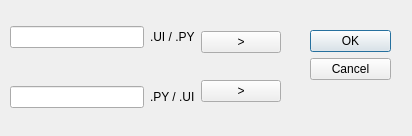
<?xml version="1.0" encoding="UTF-8"?>
<ui version="4.0">
 <class>Dialog</class>
 <widget class="QDialog" name="Dialog">
  <property name="geometry">
   <rect>
    <x>0</x>
    <y>0</y>
    <width>412</width>
    <height>136</height>
   </rect>
  </property>
  <property name="minimumSize">
   <size>
    <width>412</width>
    <height>136</height>
   </size>
  </property>
  <property name="maximumSize">
   <size>
    <width>412</width>
    <height>136</height>
   </size>
  </property>
  <property name="windowTitle">
   <string>Dialog</string>
  </property>
  <widget class="QDialogButtonBox" name="buttonBox">
   <property name="geometry">
    <rect>
     <x>310</x>
     <y>30</y>
     <width>81</width>
     <height>241</height>
    </rect>
   </property>
   <property name="orientation">
    <enum>Qt::Vertical</enum>
   </property>
   <property name="standardButtons">
    <set>QDialogButtonBox::Cancel|QDialogButtonBox::Ok</set>
   </property>
  </widget>
  <widget class="QWidget" name="horizontalLayoutWidget_3">
   <property name="geometry">
    <rect>
     <x>10</x>
     <y>10</y>
     <width>271</width>
     <height>114</height>
    </rect>
   </property>
   <layout class="QHBoxLayout" name="daddy">
    <item>
     <layout class="QVBoxLayout" name="child001">
      <item>
       <layout class="QHBoxLayout" name="horizontalLayout">
        <item>
         <widget class="QLineEdit" name="lineEdit_2"/>
        </item>
        <item>
         <widget class="QLabel" name="label_2">
          <property name="text">
           <string>.UI / .PY</string>
          </property>
         </widget>
        </item>
       </layout>
      </item>
      <item>
       <layout class="QHBoxLayout" name="horizontalLayout_2">
        <item>
         <widget class="QLineEdit" name="lineEdit_3"/>
        </item>
        <item>
         <widget class="QLabel" name="label_3">
          <property name="text">
           <string>.PY / .UI</string>
          </property>
         </widget>
        </item>
       </layout>
      </item>
     </layout>
    </item>
    <item>
     <layout class="QVBoxLayout" name="verticalLayout_2">
      <item>
       <widget class="QPushButton" name="pushButton">
        <property name="text">
         <string>&gt;</string>
        </property>
       </widget>
      </item>
      <item>
       <widget class="QPushButton" name="pushButton_2">
        <property name="text">
         <string>&gt;</string>
        </property>
       </widget>
      </item>
     </layout>
    </item>
   </layout>
  </widget>
 </widget>
 <resources/>
 <connections>
  <connection>
   <sender>buttonBox</sender>
   <signal>accepted()</signal>
   <receiver>Dialog</receiver>
   <slot>accept()</slot>
   <hints>
    <hint type="sourcelabel">
     <x>248</x>
     <y>254</y>
    </hint>
    <hint type="destinationlabel">
     <x>157</x>
     <y>274</y>
    </hint>
   </hints>
  </connection>
  <connection>
   <sender>buttonBox</sender>
   <signal>rejected()</signal>
   <receiver>Dialog</receiver>
   <slot>reject()</slot>
   <hints>
    <hint type="sourcelabel">
     <x>316</x>
     <y>260</y>
    </hint>
    <hint type="destinationlabel">
     <x>286</x>
     <y>274</y>
    </hint>
   </hints>
  </connection>
 </connections>
</ui>
